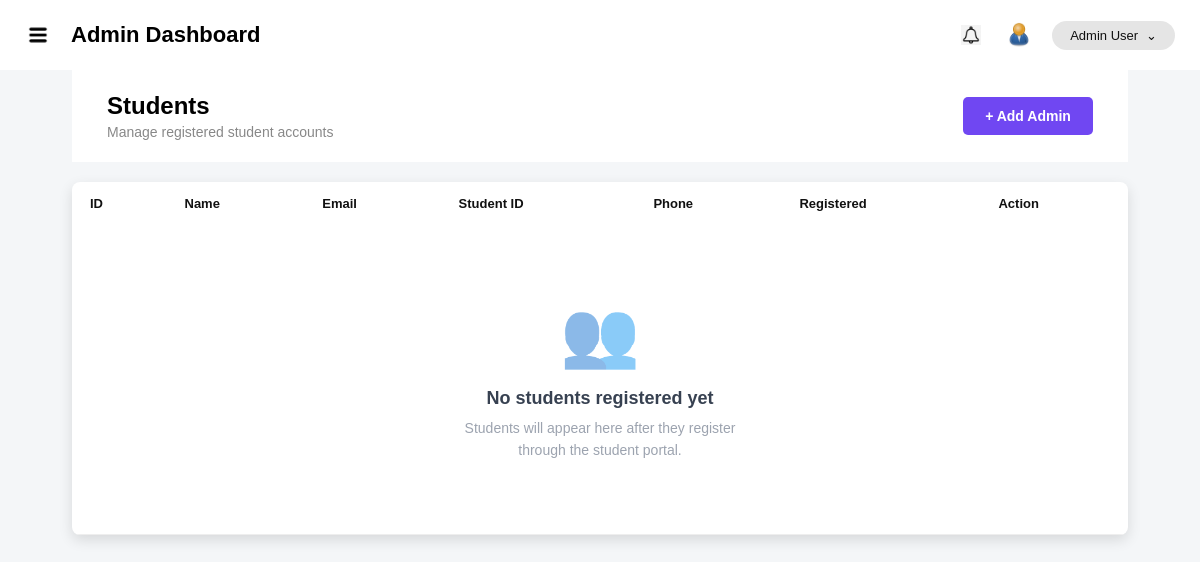
Before: /admin/users.php (signed in) with the older database file.
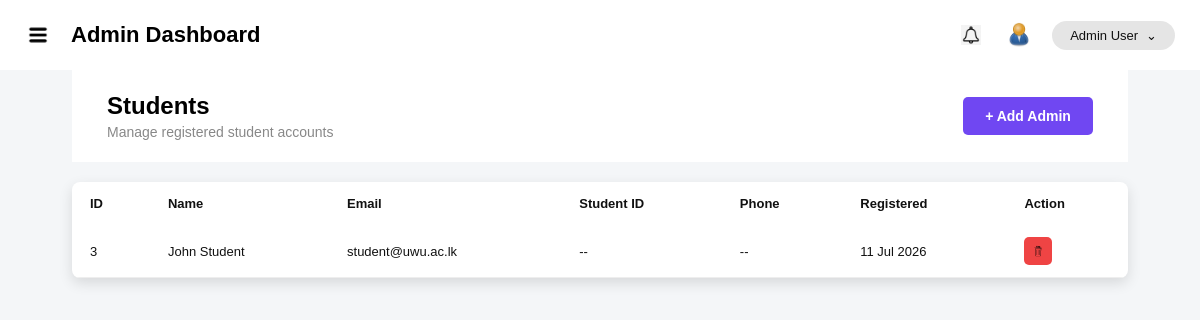
After: the same page with the newer database file.
### tables this page shows
CREATE TABLE IF NOT EXISTS users (
    id          INT AUTO_INCREMENT PRIMARY KEY,
    name        VARCHAR(150)    NOT NULL,
    email       VARCHAR(150)    NOT NULL UNIQUE,
    password    VARCHAR(255)    NOT NULL,
    student_id  VARCHAR(50)     DEFAULT NULL,
    phone       VARCHAR(20)     DEFAULT NULL,
    role        ENUM('admin','student','kitchen') NOT NULL DEFAULT 'student',
    created_at  DATETIME        NOT NULL DEFAULT CURRENT_TIMESTAMP
);

### config.php (called while the page is built, shortened)
<?php
function e($str)
{
    return htmlspecialchars((string)$str, ENT_QUOTES, 'UTF-8');
}

### admin/users.php (the view, shortened to what this page needs)
<?php
require_once '../config.php';
require_once '../db.php';
$msg = '';
$err = '';
$flash_type = '';
$result = mysqli_query($conn,
    "SELECT id, name, email, student_id, phone, created_at FROM users WHERE role='student' ORDER BY created_at DESC"
);
?>
<!DOCTYPE html>
<html>
<head>
  <link rel="stylesheet" href="style.css">
</head>
<body data-flash-type="<?= e($flash_type) ?>" data-flash-msg="<?= e($msg ?: $err) ?>">
<div class="page">
  <div class="main-content">
    <?php include 'includes/topbar.php'; ?>
    <div class="users-page-header" style="display:flex; justify-content:space-between; align-items:center; width:88%; margin:0 auto;">
      <div><h1>Students</h1><p>Manage registered student accounts</p></div>
      <button id="addAdminBtn" style="cursor:pointer; background-color:#7047f2; color:white; border:none; padding:10px 18px; border-radius:5px; font-weight:bold;">+ Add Admin</button>
    </div>
    <div class="users-table-section" style="width:88%;margin:20px auto;">
      <div class="table-wrapper">
        <table>
          <thead>
            <tr>
              <th>ID</th><th>Name</th><th>Email</th>
              <th>Student ID</th><th>Phone</th><th>Registered</th><th>Action</th>
            </tr>
          </thead>
          <tbody id="usersTableBody">
            <?php if (mysqli_num_rows($result) === 0): ?>
              <tr><td colspan="7">
                <div class="empty-state">
                  <div class="empty-state-icon">👥</div>
                  <div class="empty-state-title">No students registered yet</div>
                  <div class="empty-state-text">Students will appear here after they register through the student portal.</div>
                </div>
              </td></tr>
            <?php else: ?>
              <?php while ($row = mysqli_fetch_assoc($result)): ?>
                <tr>
                  <td><?= $row['id'] ?></td>
                  <td><?= e($row['name']) ?></td>
                  <td><?= e($row['email']) ?></td>
                  <td><?= e($row['student_id'] ?? '--') ?></td>
                  <td><?= e($row['phone'] ?? '--') ?></td>
                  <td><?= date('d M Y', strtotime($row['created_at'])) ?></td>
                  <td>
                    <div class="user-actions">
                      <button class="delete-btn user-delete-btn" onclick="confirmDialog({icon:'⚠️',title:'Delete Student',message:'Delete student &quot;<?= e(addslashes($row['name'])) ?>&quot;? Their orders and payments will also be removed.',okText:'Yes, Delete',onConfirm:function(){window.location='users.php?delete=<?= $row['id'] ?>';}})"><img src="images/trash.png" alt="Delete"></button>
                    </div>
                  </td>
                </tr>
              <?php endwhile; ?>
            <?php endif; ?>
          </tbody>
        </table>
      </div>
    </div>
  </div>
</div>
</body>
</html>

### admin/includes/topbar.php (shortened to what this page needs)
<div class="top-bar">
  <div class="top-left">
    <img src="images/menu.png" alt="Menu" class="menu-icon" id="menuIcon">
    <h2>Admin Dashboard</h2>
  </div>
  <div class="top-right">
    <div class="notification-container" style="position: relative; display: inline-block; cursor: pointer; margin-right: 5px;">
      <img src="images/bell.png" alt="Notifications" class="top-icon" id="notificationBell" style="display: block; width: 20px; height: 20px; object-fit: contain;">
    </div>
    <img src="images/user.png" alt="User" class="user-image">
    <div class="admin-label">
      <span><?= e($_SESSION['name']) ?></span>
      <span>⌄</span>
    </div>
  </div>
</div>

### admin/style.css (style rules this page uses)
* { margin: 0; padding: 0; box-sizing: border-box; }
html, body { width: 100%; min-height: 100%; }
body { font-family: Arial, sans-serif; background-color: #f4f6f8; color: #111; }
.page { display: flex; min-height: 100vh; width: 100%; }
.main-content { flex: 1; min-height: 100vh; background-color: #f4f6f8; }
.top-bar { height: 70px; background-color: white; display: flex; align-items: center; justify-content: space-between; padding: 0 25px; }
.top-left, .top-right { display: flex; align-items: center; gap: 20px; }
.menu-icon { width: 26px; height: 26px; cursor: pointer; object-fit: contain; }
.top-left h2 { font-size: 22px; color: black; }
.top-icon { width: 20px; height: 20px; object-fit: contain; }
.user-image { width: 26px; height: 26px; border-radius: 50%; object-fit: cover; }
.admin-label { background-color: #e5e5e5; padding: 7px 18px; border-radius: 20px; display: flex; gap: 8px; cursor: pointer; font-size: 13px; }
.dashboard-header, .food-page-header, .inventory-page-header, .payments-page-header, .reports-page-header, .users-page-header { display: flex; justify-content: space-between; align-items: center; padding: 18px 35px; background-color: white; min-height: 92px; }
.dashboard-header h1, .food-page-header h1, .orders-page-header h1, .inventory-page-header h1, .payments-page-header h1, .reports-page-header h1, .users-page-header h1 { font-size: 24px; margin-bottom: 4px; color: black; }
.dashboard-header p, .food-page-header p, .orders-page-header p, .inventory-page-header p, .payments-page-header p, .reports-page-header p, .users-page-header p { font-size: 14px; color: #888; }
.food-page-header button, .inventory-page-header button, .payments-page-header button, .users-page-header button, #exportReportsBtn, #updateStockBtn, #exportPaymentsBtn, #addFoodBtn, #addUserBtn { height: 38px; min-width: 130px; background-color: #6d28d9; color: white; border: none; padding: 8px 18px; border-radius: 8px; font-weight: bold; font-size: 14px; cursor: pointer; display: flex; align-items: center; justify-content: center; gap: 8px; }
.table-wrapper { width: 100%; overflow-x: auto; }
.food-table-section, .orders-table-section, .inventory-table-section, .payments-table-section, .users-table-section { background-color: white; width: 78%; margin: 25px auto 0; padding: 0; border-radius: 8px; box-shadow: 0 5px 14px rgba(0, 0, 0, 0.12); overflow: hidden; }
table { width: 100%; border-collapse: collapse; font-size: 13px; }
th { text-align: left; padding: 14px 18px; color: #111; font-weight: bold; }
td { padding: 12px 18px; color: #111; border-bottom: 1px solid #eee; }
.action-buttons, .user-actions { display: flex; gap: 8px; }
.edit-btn, .delete-btn, .user-action-btn { width: 28px; height: 28px; border: none; cursor: pointer; display: flex; align-items: center; justify-content: center; border-radius: 5px; }
.delete-btn, .user-delete-btn { background-color: #ef4444; }
.edit-btn img, .delete-btn img, .user-action-btn img { width: 14px; height: 14px; object-fit: contain; }
.empty-state { display: flex; flex-direction: column; align-items: center; justify-content: center; padding: 60px 20px; text-align: center; }
.empty-state-icon { font-size: 64px; margin-bottom: 16px; opacity: 0.5; }
.empty-state-title { font-size: 18px; font-weight: 700; color: #374151; margin-bottom: 8px; }
.empty-state-text { font-size: 14px; color: #9ca3af; max-width: 280px; line-height: 1.6; }

### admin/includes/sidebar.php (style rules this page uses)
.main-content { transition: margin-left 0.3s ease; }

Changed rows visible on the page:
added users: id "3", name "John Student", email "student@uwu.ac.lk", student "--", phone "--", created_at "11 Jul 2026"
Other visible differences:
text no longer shown: "👥 No students registered yet Students will appear here after they register through the student portal."
